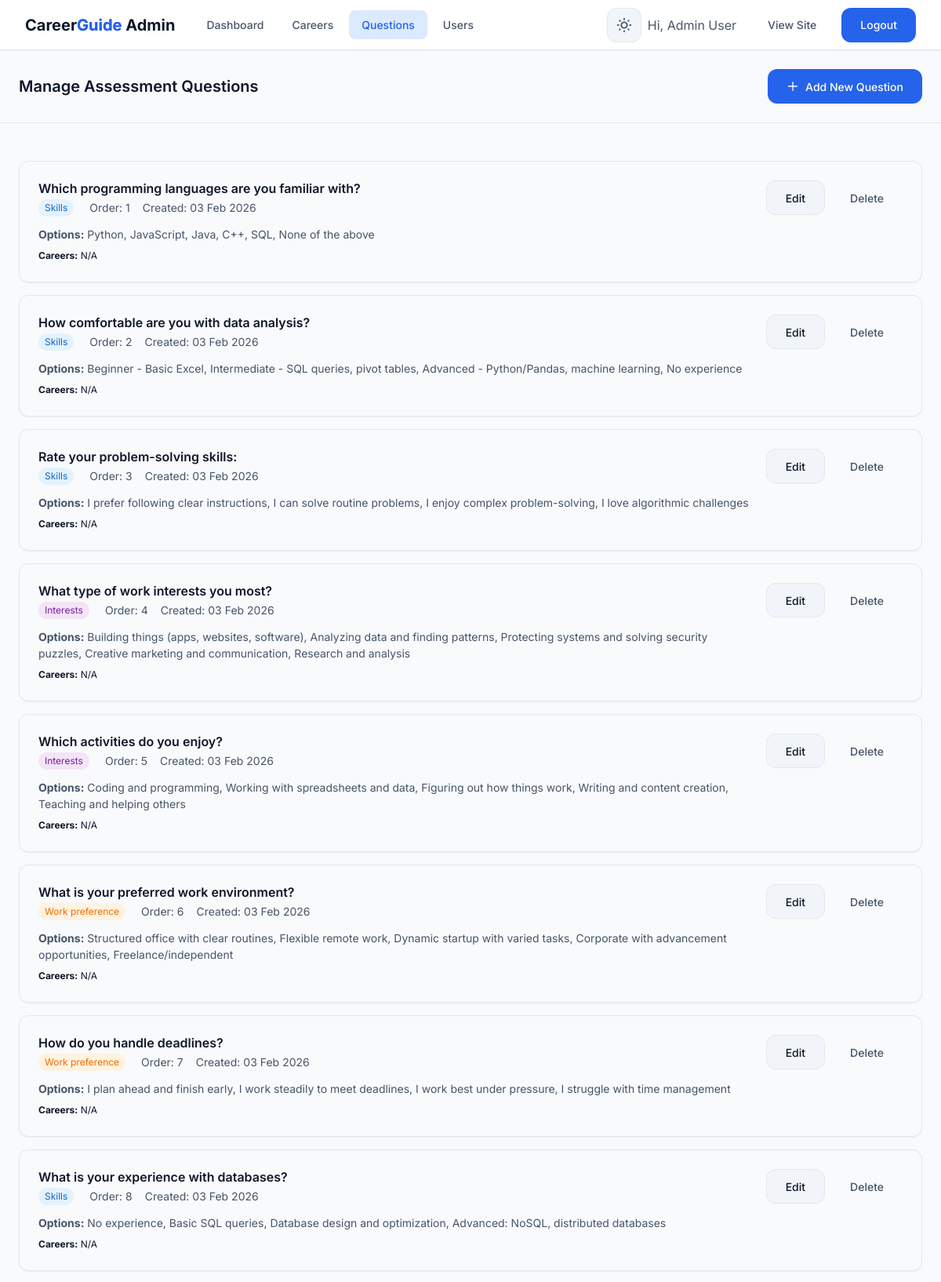
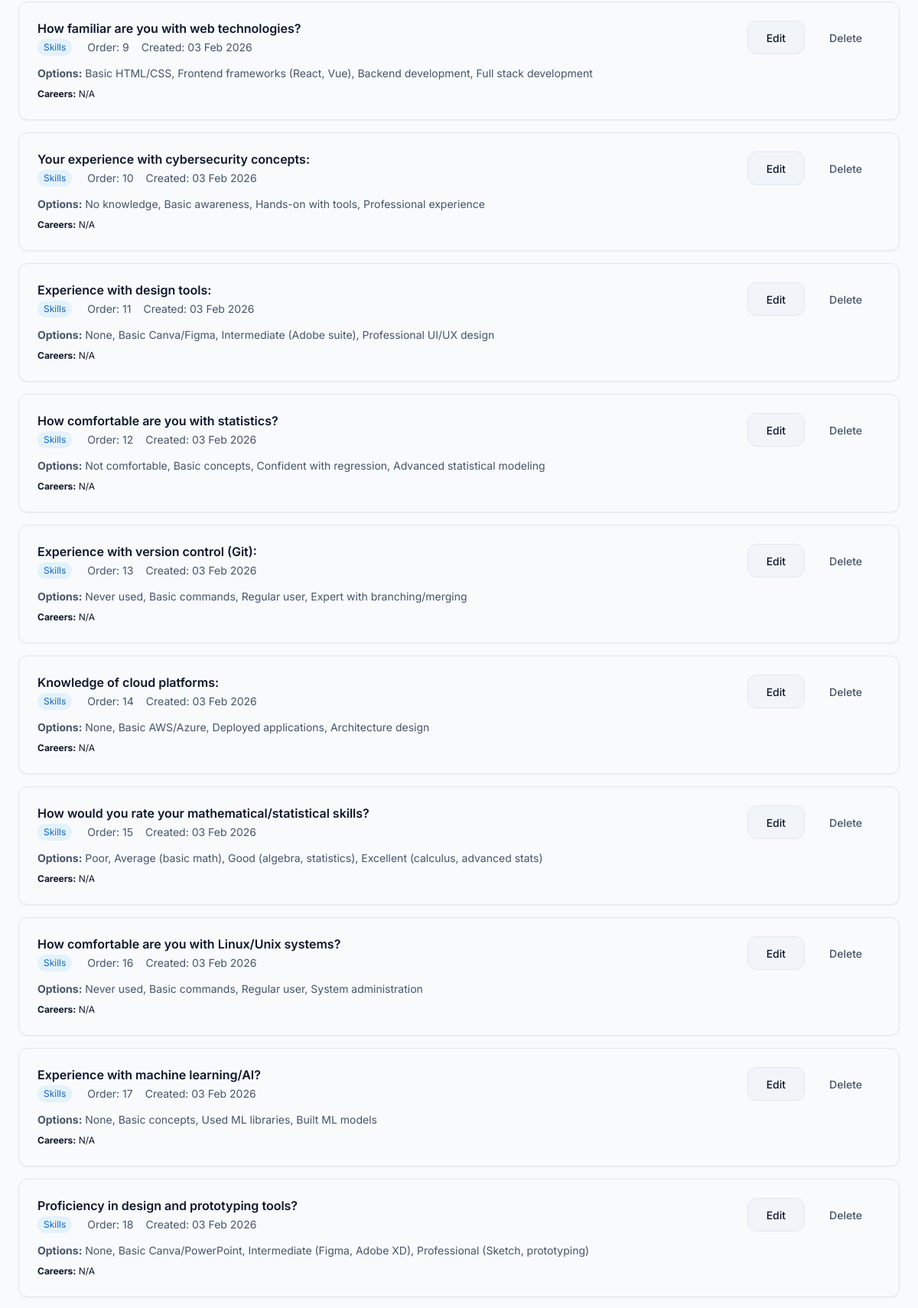
Screenshot of /admin/questions.php (signed in, upper part) with the database file from the repository (2 pictures, top to bottom).
### tables this page shows
CREATE TABLE `assessment_questions` (
  `id` int(11) NOT NULL,
  `question_text` text NOT NULL,
  `question_type` enum('skills','interests','personality','work_preference','aptitude') NOT NULL DEFAULT 'skills',
  `options` longtext NOT NULL CHECK (json_valid(`options`)),
  `correct_options` longtext DEFAULT NULL CHECK (json_valid(`correct_options`)),
  `related_skills` longtext DEFAULT NULL CHECK (json_valid(`related_skills`)),
  `weight` int(11) DEFAULT 1,
  `career_relevance` longtext DEFAULT NULL CHECK (json_valid(`career_relevance`)),
  `sort_order` int(11) DEFAULT 0,
  `created_at` timestamp NOT NULL DEFAULT current_timestamp()
);

### admin/questions.php (the view, shortened to what this page needs)
<?php
require_once '../config.php';
$admin_name = $_SESSION['user_name'];
$sql = "SELECT * FROM assessment_questions ORDER BY sort_order ASC, created_at DESC";
$result = mysqli_query($conn, $sql);
$questions = [];
if ($result) {
    while ($row = mysqli_fetch_assoc($result)) {
        $row['options'] = json_decode($row['options'] ?? '[]', true) ?: [];
        $row['correct_options'] = json_decode($row['correct_options'] ?? '[]', true) ?: [];
        $row['related_skills'] = json_decode($row['related_skills'] ?? '[]', true) ?: [];
        $row['career_relevance'] = json_decode($row['career_relevance'] ?? '[]', true) ?: [];
        $questions[] = $row;
    }
}
?>
<!DOCTYPE html>
<html lang="en">
<head>
  <link rel="stylesheet" href="../assets/css/style.css">
</head>
<body>
  <header class="site-header">
    <div class="container">
      <div class="header-left">
        <a href="index.php" class="logo">Career<span>Guide</span> Admin</a>
        <nav class="nav-links">
          <a href="index.php">Dashboard</a>
          <a href="careers.php">Careers</a>
          <a href="questions.php" class="active">Questions</a>
          <a href="users.php">Users</a>
        </nav>
      </div>
      <div class="nav-actions">
        <button class="theme-toggle" id="themeToggle" aria-label="Toggle theme">
        </button>
        <span style="color: var(--color-text-secondary); margin-right: var(--space-sm);">
          Hi, <?php echo htmlspecialchars($admin_name); ?>
        </span>
        <a href="../index.php" target="_blank" class="btn btn-ghost">View Site</a>
        <a href="../logout.php" class="btn btn-primary">Logout</a>
      </div>
    </div>
  </header>
  <div class="admin-header">
    <h1>Manage Assessment Questions</h1>
    <button type="button" class="btn btn-primary add-question-btn" id="addQuestionBtn" onclick="openModal()">
      <svg xmlns="http://www.w3.org/2000/svg" width="16" height="16" fill="none" viewBox="0 0 24 24" stroke="currentColor">
        <path stroke-linecap="round" stroke-linejoin="round" stroke-width="2" d="M12 4v16m8-8H4"/>
      </svg>
      Add New Question
    </button>
  </div>
  <main class="admin-main">
    <?php if (empty($questions)): ?>
      <div class="empty-state">
        <h3>No questions found</h3>
        <p>Start by adding your first assessment question.</p>
        <button type="button" class="btn btn-primary" onclick="openModal()" style="margin-top: var(--space-md);">
          Add First Question
        </button>
      </div>
    <?php else: ?>
      <div class="question-list" id="questionList">
        <?php foreach ($questions as $question): ?>
          <div class="question-item card">
            <div class="question-item-content">
              <h3><?php echo htmlspecialchars($question['question_text']); ?></h3>
              <div class="meta">
                <span class="tag type-<?php echo $question['question_type']; ?>">
                  <?php echo htmlspecialchars(ucfirst(str_replace('_', ' ', $question['question_type']))); ?>
                </span>
                <?php if ($question['sort_order'] != 0): ?>
                  <span>Order: <?php echo $question['sort_order']; ?></span>
                <?php endif; ?>
                <span>Created: <?php echo date('d M Y', strtotime($question['created_at'])); ?></span>
              </div>
              <?php if (!empty($question['options'])): ?>
                <div class="options">
                  <strong>Options:</strong>
                  <?php echo htmlspecialchars(implode(', ', $question['options'])); ?>
                </div>
              <?php endif; ?>
              <?php if (!empty($question['career_relevance'])): ?>
                <div style="font-size: var(--text-xs);">
                  <strong>Careers:</strong>
                  <?php
                  $career_names = [];
                  echo !empty($career_names) ? implode(', ', $career_names) : 'N/A';
                  ?>
                </div>
              <?php endif; ?>
            </div>
            <div class="question-actions">
              <a href="?edit=<?php echo $question['id']; ?>" class="btn btn-secondary">
                Edit
              </a>
              <a href="?delete=<?php echo $question['id']; ?>"
                 class="btn btn-ghost"
                 onclick="return confirm('Are you sure you want to delete this question? This action cannot be undone.')">
                Delete
              </a>
            </div>
          </div>
        <?php endforeach; ?>
      </div>
    <?php endif; ?>
  </main>
</body>
</html>

### admin/questions.php (style rules this page uses)
.admin-header { padding: var(--space-lg); border-bottom: 1px solid var(--color-border); display: flex; align-items: center; justify-content: space-between; flex-wrap: wrap; gap: var(--space-md); background: var(--color-bg); }
.admin-header h1 { font-size: var(--text-xl); color: var(--color-text-primary); margin: 0; }
.admin-main { padding: var(--space-lg); max-width: 1400px; margin: 0 auto; }
.question-list { display: grid; gap: var(--space-md); margin-top: var(--space-lg); }
.question-item { display: flex; align-items: flex-start; justify-content: space-between; padding: var(--space-lg); border: 1px solid var(--color-border); border-radius: var(--radius-lg); flex-wrap: wrap; gap: var(--space-md); background: var(--color-bg); transition: all 0.2s ease; }
.question-item-content { flex: 1; min-width: 300px; }
.question-item h3 { font-size: var(--text-base); margin-bottom: var(--space-xs); color: var(--color-text-primary); }
.question-item .meta { font-size: var(--text-sm); color: var(--color-text-secondary); margin-bottom: var(--space-sm); display: flex; flex-wrap: wrap; gap: var(--space-md); }
.question-item .options { font-size: var(--text-sm); color: var(--color-text-secondary); margin-bottom: var(--space-sm); line-height: 1.5; }
.question-actions { display: flex; gap: var(--space-sm); flex-wrap: wrap; }
.tag { display: inline-block; padding: 2px 8px; background: var(--color-bg-light); color: var(--color-text-secondary); border-radius: 12px; font-size: var(--text-xs); margin-right: 4px; margin-bottom: 4px; }
.tag.type-skills { background: #e3f2fd; color: #1565c0; }
.tag.type-interests { background: #f3e5f5; color: #7b1fa2; }
.tag.type-work_preference { background: #fff3e0; color: #ef6c00; }
.add-question-btn { display: flex; align-items: center; gap: 8px; }

### rows the page displays
assessment_questions: question_text "Which programming languages are you familiar with?", question_type "Skills", sort_order "1", created_at "03 Feb 2026", options "Python, JavaScript, Java, C++, SQL, None of the above"
assessment_questions: question_text "How comfortable are you with data analysis?", question_type "Skills", sort_order "2", created_at "03 Feb 2026", options "Beginner - Basic Excel, Intermediate - SQL queries, pivot tables, Advanced - Python/Pandas, machine learning, No experience"
assessment_questions: question_text "Rate your problem-solving skills:", question_type "Skills", sort_order "3", created_at "03 Feb 2026", options "I prefer following clear instructions, I can solve routine problems, I enjoy complex problem-solving, I love algorithmic challenges"
assessment_questions: question_text "What type of work interests you most?", question_type "Interests", sort_order "4", created_at "03 Feb 2026", options "Building things (apps, websites, software), Analyzing data and finding patterns, Protecting systems and solving security puzzles, Creative marketing and communication, Research and analysis"
assessment_questions: question_text "Which activities do you enjoy?", question_type "Interests", sort_order "5", created_at "03 Feb 2026", options "Coding and programming, Working with spreadsheets and data, Figuring out how things work, Writing and content creation, Teaching and helping others"
assessment_questions: question_text "What is your preferred work environment?", question_type "Work preference", sort_order "6", created_at "03 Feb 2026", options "Structured office with clear routines, Flexible remote work, Dynamic startup with varied tasks, Corporate with advancement opportunities, Freelance/independent"
assessment_questions: question_text "How do you handle deadlines?", question_type "Work preference", sort_order "7", created_at "03 Feb 2026", options "I plan ahead and finish early, I work steadily to meet deadlines, I work best under pressure, I struggle with time management"
assessment_questions: question_text "What is your experience with databases?", question_type "Skills", sort_order "8", created_at "03 Feb 2026", options "No experience, Basic SQL queries, Database design and optimization, Advanced: NoSQL, distributed databases"
assessment_questions: question_text "How familiar are you with web technologies?", question_type "Skills", sort_order "9", created_at "03 Feb 2026", options "Basic HTML/CSS, Frontend frameworks (React, Vue), Backend development, Full stack development"
assessment_questions: question_text "Your experience with cybersecurity concepts:", question_type "Skills", sort_order "10", created_at "03 Feb 2026", options "No knowledge, Basic awareness, Hands-on with tools, Professional experience"
assessment_questions: question_text "Experience with design tools:", question_type "Skills", sort_order "11", created_at "03 Feb 2026", options "None, Basic Canva/Figma, Intermediate (Adobe suite), Professional UI/UX design"
assessment_questions: question_text "How comfortable are you with statistics?", question_type "Skills", sort_order "12", created_at "03 Feb 2026", options "Not comfortable, Basic concepts, Confident with regression, Advanced statistical modeling"
assessment_questions: question_text "Experience with version control (Git):", question_type "Skills", sort_order "13", created_at "03 Feb 2026", options "Never used, Basic commands, Regular user, Expert with branching/merging"
assessment_questions: question_text "Knowledge of cloud platforms:", question_type "Skills", sort_order "14", created_at "03 Feb 2026", options "None, Basic AWS/Azure, Deployed applications, Architecture design"
assessment_questions: question_text "How would you rate your mathematical/statistical skills?", question_type "Skills", sort_order "15", created_at "03 Feb 2026", options "Poor, Average (basic math), Good (algebra, statistics), Excellent (calculus, advanced stats)"
assessment_questions: question_text "How comfortable are you with Linux/Unix systems?", question_type "Skills", sort_order "16", created_at "03 Feb 2026", options "Never used, Basic commands, Regular user, System administration"
assessment_questions: question_text "Experience with machine learning/AI?", question_type "Skills", sort_order "17", created_at "03 Feb 2026", options "None, Basic concepts, Used ML libraries, Built ML models"
assessment_questions: question_text "Proficiency in design and prototyping tools?", question_type "Skills", sort_order "18", created_at "03 Feb 2026", options "None, Basic Canva/PowerPoint, Intermediate (Figma, Adobe XD), Professional (Sketch, prototyping)"

### other values shown
$admin_name "Admin User"
